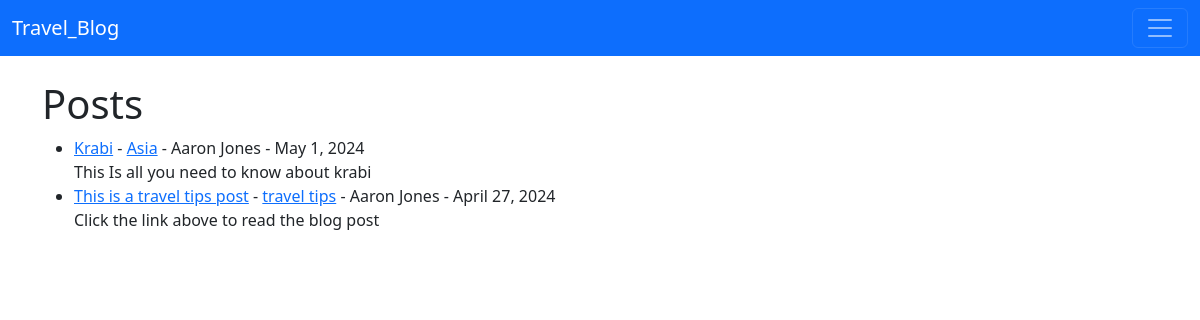
The app's page /, older data.
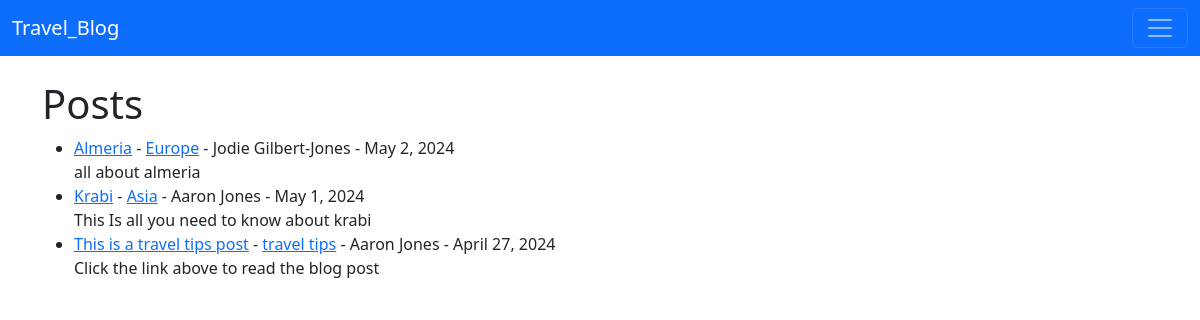
The same page, newer data.
### travel_blog/models.py (models this page shows, shortened)
class Post(models.Model):
    title = models.CharField(max_length=255)
    header_image = models.ImageField(null=True, blank=True, upload_to='images/')
    title_tag = models.CharField(max_length=255)
    author = models.ForeignKey(User, on_delete=models.CASCADE)
    body = RichTextField(blank=True, null=True)
    post_date = models.DateField(auto_now_add=True)
    category = models.CharField(max_length=255, default='Top Travel Locations')
    snippet = models.CharField(max_length=255)
    likes = models.ManyToManyField(User, related_name='blog_posts')

### travel_blog/views.py (the view)
# urls.py: path('', HomeView.as_view(), name='home'),
class HomeView(ListView):
    model = Post
    template_name = 'home.html'
    ordering = ['-post_date']
    def get_context_data(self, *args, **kwargs):
        cat_menu = Category.objects.all()
        context = super(HomeView, self).get_context_data(*args, **kwargs)
        context["cat_menu"] = cat_menu
        return context

### travel_blog/models.py (called while the page is built)
    def __str__(self):
        return self.name

### travel_blog/templates/home.html (shortened to what this page needs)
{% extends 'base.html' %}
{% block content %}
<h1>Posts</h1>
<ul>
{% for post in object_list %}
<li> <a href="{% url 'article-detail' post.pk %}">{{ post.title }}</a>
    - <a href="{% url 'category' post.category|slugify %}" >{{ post.category }}</a>
     - {{ post.author.first_name }}
      {{ post.author.last_name }}
       - {{ post.post_date }}
</small><br/>
{{ post.snippet }}
</li>
{% endfor %}
</ul>
{% endblock %}

Row changes from the older to the newer data that the page shows:
added Post: title "Almeria", category "Europe", author.first_name "Jodie", author.last_name "Gilbert-Jones", post_date "May 2, 2024", snippet "all about almeria"
